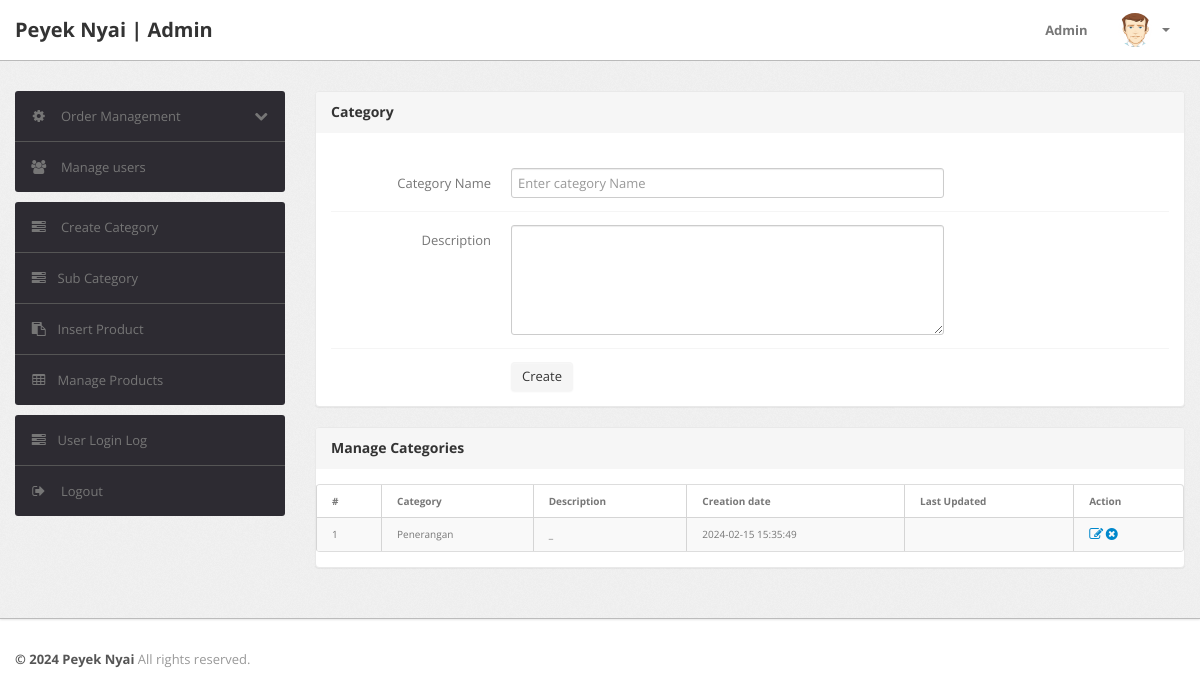
The app's page /admin/category.php (signed in) with its own data.
### tables this page shows
CREATE TABLE `category` (
  `id` int(11) NOT NULL,
  `categoryName` varchar(255) DEFAULT NULL,
  `categoryDescription` longtext DEFAULT NULL,
  `creationDate` timestamp NOT NULL DEFAULT current_timestamp(),
  `updationDate` varchar(255) DEFAULT NULL
);

### admin/category.php (the view, shortened to what this page needs)
<?php
include('include/config.php');
if(strlen($_SESSION['alogin'])==0)
	{
header('location:index.php');
}
else{
?>
<!DOCTYPE html>
<html lang="en">
<head>
	<link type="text/css" href="bootstrap/css/bootstrap.min.css" rel="stylesheet">
	<link type="text/css" href="bootstrap/css/bootstrap-responsive.min.css" rel="stylesheet">
	<link type="text/css" href="css/theme.css" rel="stylesheet">
	<link type="text/css" href="images/icons/css/font-awesome.css" rel="stylesheet">
</head>
<body>
<?php include('include/header.php');?>
	<div class="wrapper">
		<div class="container">
			<div class="row">
<?php include('include/sidebar.php');?>
			<div class="span9">
					<div class="content">
						<div class="module">
							<div class="module-head">
								<h3>Category</h3>
							</div>
							<div class="module-body">
									<br />
			<form class="form-horizontal row-fluid" name="Category" method="post" >
<div class="control-group">
<label class="control-label" for="basicinput">Category Name</label>
<div class="controls">
<input type="text" placeholder="Enter category Name"  name="category" class="span8 tip" required>
</div>
</div>
<div class="control-group">
											<label class="control-label" for="basicinput">Description</label>
											<div class="controls">
												<textarea class="span8" name="description" rows="5"></textarea>
											</div>
										</div>
	<div class="control-group">
											<div class="controls">
												<button type="submit" name="submit" class="btn">Create</button>
											</div>
										</div>
									</form>
							</div>
						</div>
	<div class="module">
							<div class="module-head">
								<h3>Manage Categories</h3>
							</div>
							<div class="module-body table">
    <table class="table table-bordered table-striped table-smaller">									<thead>
										<tr>
											<th>#</th>
											<th>Category</th>
											<th>Description</th>
											<th>Creation date</th>
											<th>Last Updated</th>
											<th>Action</th>
										</tr>
									</thead>
									<tbody>
<?php $query=mysqli_query($con,"select * from category");
$cnt=1;
while($row=mysqli_fetch_array($query))
{
?>
										<tr>
											<td><?php echo htmlentities($cnt);?></td>
											<td><?php echo htmlentities($row['categoryName']);?></td>
											<td><?php echo htmlentities($row['categoryDescription']);?></td>
											<td> <?php echo htmlentities($row['creationDate']);?></td>
											<td><?php echo htmlentities($row['updationDate']);?></td>
											<td>
											<a href="edit-category.php?id=<?php echo $row['id']?>" ><i class="icon-edit"></i></a>
											<a href="category.php?id=<?php echo $row['id']?>&del=delete" onClick="return confirm('Are you sure you want to delete?')"><i class="icon-remove-sign"></i></a></td>
										</tr>
										<?php $cnt=$cnt+1; } ?>
								</table>
							</div>
						</div>
					</div>
				</div>
			</div>
		</div>
	</div>
<?php include('include/footer.php');?>
</body>
<?php } ?>

### admin/css/theme.css (style rules this page uses)
body { font-size: 13px; font-family: 'Open Sans', Arial, sans-serif; background: #fff; color: #777 }
h1, h2, h3, h4, h5, h6 { color: #333; margin-top: 0 }
h3 { font-size: 20px }
.wrapper { background: url(../images/bg.png) #eee; border-bottom: 1px solid #bbb; -webkit-box-shadow: 0 1px 2px rgba(0,0,0,0.1); -moz-box-shadow: 0 1px 2px rgba(0,0,0,0.1); box-shadow: 0 1px 2px rgba(0,0,0,0.1); padding: 30px 0 }
form { margin: 0 }
select, textarea, input[type="text"], input[type="password"], input[type="datetime"], input[type="datetime-local"], input[type="date"], input[type="month"], input[type="time"], input[type="week"], input[type="number"], input[type="email"], input[type="url"], input[type="search"], input[type="tel"], input[type="color"], .uneditable-input, label, input, button, select, textarea { -webkit-border-radius: 3px; -moz-border-radius: 3px; border-radius: 3px; font-size: 13px; font-family: 'Open Sans', Tahoma, Arial, sans-serif }
body [class^="icon-"], body [class*=" icon-"] { font-size: 14px; line-height: 20px; height: 20px }
.module { background: #fff; -webkit-border-radius: 3px; -moz-border-radius: 3px; border-radius: 3px; border: 1px solid #ccc; border-bottom-color: #bbb; -webkit-box-shadow: 0 0 1px rgba(0,0,0,0.2); -moz-box-shadow: 0 0 1px rgba(0,0,0,0.2); box-shadow: 0 0 1px rgba(0,0,0,0.2); margin-bottom: 30px }
.form-horizontal .control-group, .form-vertical .control-group { margin-bottom: 0 }
.form-horizontal .control-group+.control-group, .form-vertical .control-group+.control-group { margin-top: 13px; padding-top: 13px; border-top: 1px solid #f5f5f5 }
.btn, .btn-box { -webkit-border-radius: 3px; -moz-border-radius: 3px; border-radius: 3px }
.btn { font-size: 13px; font-weight: 600 }
.btn { display: inline-block; margin-bottom: 0; font-weight: 400; text-align: center; vertical-align: middle; cursor: pointer; background-image: none; border: 1px solid transparent; white-space: nowrap; padding: 4px 10px; font-size: 13px; line-height: 1.42857; border-radius: 4px; -webkit-user-select: none; -moz-user-select: none; -ms-user-select: none; user-select: none }
.table { margin-bottom: 0 }
.table th, .table td { border-color: #d5d5d5!important }
.table-bordered thead:first-child tr:first-child>th:first-child, .table-bordered tbody:first-child tr:first-child>td:first-child { -webkit-border-top-left-radius: 2px; -moz-border-radius-topleft: 2px; border-top-left-radius: 2px }
.table-bordered thead:first-child tr:first-child>th:last-child, .table-bordered tbody:first-child tr:first-child>td:last-child { -webkit-border-top-right-radius: 2px; -moz-border-radius-topright: 2px; border-top-right-radius: 2px }
.table-bordered thead:last-child tr:last-child>th:first-child, .table-bordered tbody:last-child tr:last-child>td:first-child, .table-bordered tfoot:last-child tr:last-child>td:first-child { -webkit-border-bottom-left-radius: 2px; -moz-border-radius-bottomleft: 2px; border-bottom-left-radius: 2px }
.table-bordered thead:last-child tr:last-child>th:last-child, .table-bordered tbody:last-child tr:last-child>td:last-child, .table-bordered tfoot:last-child tr:last-child>td:last-child { -webkit-border-bottom-right-radius: 2px; -moz-border-radius-bottomright: 2px; border-bottom-right-radius: 2px }
.module { box-shadow: 0 0 3px rgba(0,0,0,.1); border-color: #e9e9e9; margin-bottom: 20px; background-color: #fff; border-radius: 4px; -webkit-box-shadow: 0 1px 1px rgba(0,0,0,.05); box-shadow: 0 1px 1px rgba(0,0,0,.05); }
.module-head { color: #767676; background-color: #f6f6f6; border-color: #e9e9e9; padding: 10px 15px; border-bottom: 1px solid transparent; border-top-right-radius: 3px; border-top-left-radius: 3px; }
.module-head h3 { font-size: 14px; line-height: 20px; height: 20px; margin: 0 }
.module-body { padding: 15px }
.module-body.table { padding: 15px 0 }
.module-body.table .table th, .module-body.table .table td { padding-left: 15px; padding-right: 15px }

### admin/category.php (style rules this page uses)
.table-smaller th, .table-smaller td { font-size: 10px; padding: 6px; }

### records on screen
category: categoryName "Penerangan", categoryDescription "_", creationDate "2024-02-15 15:35:49"
